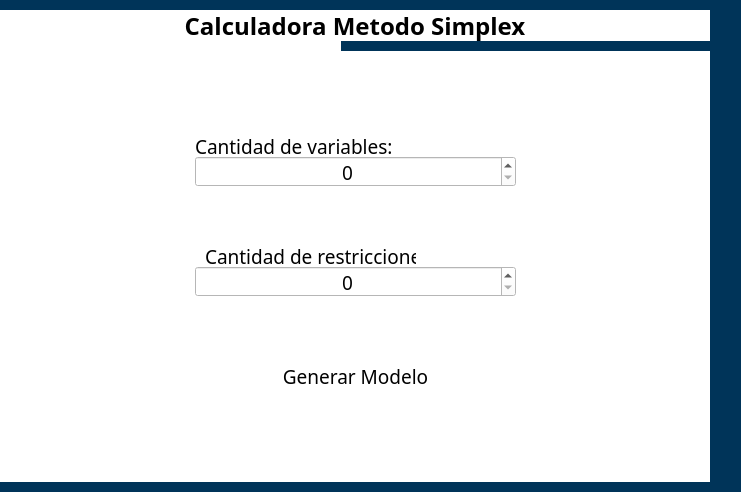
<?xml version="1.0" encoding="UTF-8"?>
<ui version="4.0">
 <class>SetterClass</class>
 <widget class="QWidget" name="SetterClass">
  <property name="geometry">
   <rect>
    <x>0</x>
    <y>0</y>
    <width>741</width>
    <height>492</height>
   </rect>
  </property>
  <property name="sizePolicy">
   <sizepolicy hsizetype="Expanding" vsizetype="Expanding">
    <horstretch>0</horstretch>
    <verstretch>0</verstretch>
   </sizepolicy>
  </property>
  <property name="minimumSize">
   <size>
    <width>741</width>
    <height>491</height>
   </size>
  </property>
  <property name="windowTitle">
   <string>Setter</string>
  </property>
  <property name="styleSheet">
   <string notr="true">background-color: #FFFFFF;</string>
  </property>
  <layout class="QHBoxLayout" name="horizontalLayout_5">
   <property name="spacing">
    <number>0</number>
   </property>
   <property name="leftMargin">
    <number>0</number>
   </property>
   <property name="topMargin">
    <number>0</number>
   </property>
   <property name="rightMargin">
    <number>0</number>
   </property>
   <property name="bottomMargin">
    <number>0</number>
   </property>
   <item>
    <layout class="QVBoxLayout" name="verticalLayout_2">
     <property name="spacing">
      <number>0</number>
     </property>
     <item>
      <widget class="QFrame" name="frame">
       <property name="minimumSize">
        <size>
         <width>741</width>
         <height>10</height>
        </size>
       </property>
       <property name="maximumSize">
        <size>
         <width>16777215</width>
         <height>10</height>
        </size>
       </property>
       <property name="styleSheet">
        <string notr="true">border: none;
background-color: #003459</string>
       </property>
       <property name="frameShape">
        <enum>QFrame::Shape::StyledPanel</enum>
       </property>
       <property name="frameShadow">
        <enum>QFrame::Shadow::Raised</enum>
       </property>
      </widget>
     </item>
     <item>
      <widget class="QLabel" name="label">
       <property name="minimumSize">
        <size>
         <width>301</width>
         <height>31</height>
        </size>
       </property>
       <property name="maximumSize">
        <size>
         <width>40000</width>
         <height>31</height>
        </size>
       </property>
       <property name="font">
        <font>
         <family>Candara</family>
         <pointsize>18</pointsize>
         <bold>true</bold>
        </font>
       </property>
       <property name="styleSheet">
        <string notr="true">color: #000000</string>
       </property>
       <property name="text">
        <string>Calculadora Metodo Simplex</string>
       </property>
       <property name="alignment">
        <set>Qt::AlignmentFlag::AlignCenter</set>
       </property>
      </widget>
     </item>
     <item>
      <layout class="QHBoxLayout" name="horizontalLayout_4">
       <property name="spacing">
        <number>0</number>
       </property>
       <item>
        <widget class="QFrame" name="frame_4">
         <property name="minimumSize">
          <size>
           <width>341</width>
           <height>10</height>
          </size>
         </property>
         <property name="maximumSize">
          <size>
           <width>16777215</width>
           <height>10</height>
          </size>
         </property>
         <property name="styleSheet">
          <string notr="true">border: none;
background-color: #FFFFFF;</string>
         </property>
         <property name="frameShape">
          <enum>QFrame::Shape::StyledPanel</enum>
         </property>
         <property name="frameShadow">
          <enum>QFrame::Shadow::Raised</enum>
         </property>
        </widget>
       </item>
       <item>
        <widget class="QFrame" name="frame_3">
         <property name="minimumSize">
          <size>
           <width>371</width>
           <height>10</height>
          </size>
         </property>
         <property name="maximumSize">
          <size>
           <width>16777215</width>
           <height>10</height>
          </size>
         </property>
         <property name="styleSheet">
          <string notr="true">border: none;
background-color: #003459;</string>
         </property>
         <property name="frameShape">
          <enum>QFrame::Shape::StyledPanel</enum>
         </property>
         <property name="frameShadow">
          <enum>QFrame::Shadow::Raised</enum>
         </property>
        </widget>
       </item>
      </layout>
     </item>
     <item>
      <spacer name="verticalSpacer_4">
       <property name="orientation">
        <enum>Qt::Orientation::Vertical</enum>
       </property>
       <property name="sizeHint" stdset="0">
        <size>
         <width>20</width>
         <height>13</height>
        </size>
       </property>
      </spacer>
     </item>
     <item>
      <widget class="QWidget" name="widget_3" native="true">
       <property name="minimumSize">
        <size>
         <width>351</width>
         <height>261</height>
        </size>
       </property>
       <layout class="QVBoxLayout" name="verticalLayout">
        <property name="spacing">
         <number>0</number>
        </property>
        <property name="leftMargin">
         <number>0</number>
        </property>
        <property name="topMargin">
         <number>0</number>
        </property>
        <property name="rightMargin">
         <number>0</number>
        </property>
        <property name="bottomMargin">
         <number>0</number>
        </property>
        <item>
         <layout class="QHBoxLayout" name="horizontalLayout_2">
          <item>
           <spacer name="horizontalSpacer_3">
            <property name="orientation">
             <enum>Qt::Orientation::Horizontal</enum>
            </property>
            <property name="sizeHint" stdset="0">
             <size>
              <width>40</width>
              <height>20</height>
             </size>
            </property>
           </spacer>
          </item>
          <item>
           <widget class="QWidget" name="widget" native="true">
            <property name="minimumSize">
             <size>
              <width>321</width>
              <height>51</height>
             </size>
            </property>
            <widget class="QSpinBox" name="Variable_box">
             <property name="geometry">
              <rect>
               <x>0</x>
               <y>20</y>
               <width>321</width>
               <height>31</height>
              </rect>
             </property>
             <property name="sizePolicy">
              <sizepolicy hsizetype="Maximum" vsizetype="Fixed">
               <horstretch>0</horstretch>
               <verstretch>0</verstretch>
              </sizepolicy>
             </property>
             <property name="font">
              <font>
               <family>Candara</family>
               <pointsize>14</pointsize>
              </font>
             </property>
             <property name="styleSheet">
              <string notr="true">color: #000000</string>
             </property>
             <property name="alignment">
              <set>Qt::AlignmentFlag::AlignCenter</set>
             </property>
             <property name="maximum">
              <number>10</number>
             </property>
            </widget>
            <widget class="QLabel" name="label_2">
             <property name="geometry">
              <rect>
               <x>0</x>
               <y>0</y>
               <width>211</width>
               <height>21</height>
              </rect>
             </property>
             <property name="minimumSize">
              <size>
               <width>211</width>
               <height>21</height>
              </size>
             </property>
             <property name="maximumSize">
              <size>
               <width>211</width>
               <height>21</height>
              </size>
             </property>
             <property name="font">
              <font>
               <family>Candara</family>
               <pointsize>14</pointsize>
               <bold>false</bold>
              </font>
             </property>
             <property name="styleSheet">
              <string notr="true">color: #000000</string>
             </property>
             <property name="text">
              <string>Cantidad de variables:</string>
             </property>
             <property name="alignment">
              <set>Qt::AlignmentFlag::AlignLeading|Qt::AlignmentFlag::AlignLeft|Qt::AlignmentFlag::AlignVCenter</set>
             </property>
            </widget>
           </widget>
          </item>
          <item>
           <spacer name="horizontalSpacer_4">
            <property name="orientation">
             <enum>Qt::Orientation::Horizontal</enum>
            </property>
            <property name="sizeHint" stdset="0">
             <size>
              <width>40</width>
              <height>20</height>
             </size>
            </property>
           </spacer>
          </item>
         </layout>
        </item>
        <item>
         <spacer name="verticalSpacer_2">
          <property name="orientation">
           <enum>Qt::Orientation::Vertical</enum>
          </property>
          <property name="sizeHint" stdset="0">
           <size>
            <width>20</width>
            <height>53</height>
           </size>
          </property>
         </spacer>
        </item>
        <item>
         <layout class="QHBoxLayout" name="horizontalLayout">
          <item>
           <spacer name="horizontalSpacer">
            <property name="orientation">
             <enum>Qt::Orientation::Horizontal</enum>
            </property>
            <property name="sizeHint" stdset="0">
             <size>
              <width>40</width>
              <height>20</height>
             </size>
            </property>
           </spacer>
          </item>
          <item>
           <widget class="QWidget" name="widget_2" native="true">
            <property name="sizePolicy">
             <sizepolicy hsizetype="Preferred" vsizetype="Preferred">
              <horstretch>0</horstretch>
              <verstretch>0</verstretch>
             </sizepolicy>
            </property>
            <property name="minimumSize">
             <size>
              <width>321</width>
              <height>51</height>
             </size>
            </property>
            <widget class="QSpinBox" name="Restriction_box">
             <property name="geometry">
              <rect>
               <x>0</x>
               <y>20</y>
               <width>321</width>
               <height>31</height>
              </rect>
             </property>
             <property name="sizePolicy">
              <sizepolicy hsizetype="Maximum" vsizetype="Fixed">
               <horstretch>0</horstretch>
               <verstretch>0</verstretch>
              </sizepolicy>
             </property>
             <property name="font">
              <font>
               <family>Candara</family>
               <pointsize>14</pointsize>
              </font>
             </property>
             <property name="styleSheet">
              <string notr="true">color: #000000</string>
             </property>
             <property name="alignment">
              <set>Qt::AlignmentFlag::AlignCenter</set>
             </property>
             <property name="suffix">
              <string/>
             </property>
             <property name="prefix">
              <string/>
             </property>
             <property name="maximum">
              <number>10</number>
             </property>
             <property name="value">
              <number>0</number>
             </property>
            </widget>
            <widget class="QLabel" name="label_3">
             <property name="geometry">
              <rect>
               <x>10</x>
               <y>0</y>
               <width>211</width>
               <height>21</height>
              </rect>
             </property>
             <property name="minimumSize">
              <size>
               <width>211</width>
               <height>21</height>
              </size>
             </property>
             <property name="maximumSize">
              <size>
               <width>211</width>
               <height>21</height>
              </size>
             </property>
             <property name="font">
              <font>
               <family>Candara</family>
               <pointsize>14</pointsize>
               <bold>false</bold>
              </font>
             </property>
             <property name="styleSheet">
              <string notr="true">color: #000000;</string>
             </property>
             <property name="text">
              <string>Cantidad de restricciones:</string>
             </property>
             <property name="alignment">
              <set>Qt::AlignmentFlag::AlignLeading|Qt::AlignmentFlag::AlignLeft|Qt::AlignmentFlag::AlignVCenter</set>
             </property>
            </widget>
           </widget>
          </item>
          <item>
           <spacer name="horizontalSpacer_2">
            <property name="orientation">
             <enum>Qt::Orientation::Horizontal</enum>
            </property>
            <property name="sizeHint" stdset="0">
             <size>
              <width>40</width>
              <height>20</height>
             </size>
            </property>
           </spacer>
          </item>
         </layout>
        </item>
        <item>
         <spacer name="verticalSpacer">
          <property name="orientation">
           <enum>Qt::Orientation::Vertical</enum>
          </property>
          <property name="sizeHint" stdset="0">
           <size>
            <width>20</width>
            <height>53</height>
           </size>
          </property>
         </spacer>
        </item>
        <item>
         <layout class="QHBoxLayout" name="horizontalLayout_3">
          <item>
           <spacer name="horizontalSpacer_5">
            <property name="orientation">
             <enum>Qt::Orientation::Horizontal</enum>
            </property>
            <property name="sizeHint" stdset="0">
             <size>
              <width>40</width>
              <height>20</height>
             </size>
            </property>
           </spacer>
          </item>
          <item>
           <widget class="QPushButton" name="Generate_button">
            <property name="minimumSize">
             <size>
              <width>191</width>
              <height>41</height>
             </size>
            </property>
            <property name="maximumSize">
             <size>
              <width>191</width>
              <height>41</height>
             </size>
            </property>
            <property name="font">
             <font>
              <family>Candara</family>
              <pointsize>14</pointsize>
             </font>
            </property>
            <property name="styleSheet">
             <string notr="true">QPushButton {
    background-color: qlineargradient(x1:0 y1:0, x2:0 y2:1,
        stop:0 #00A7E1, stop:1 #00A7E1);
    border: none;
    border-radius: 6px;
    padding: 10px;
}

QPushButton:hover {
    background-color: qlineargradient(x1:0 y1:0, x2:0 y2:1,
        stop:0 #0AC2FF, stop:1 #0AC2FF);
}

QPushButton:pressed {
    background-color: qlineargradient(x1:0 y1:0, x2:0 y2:1,
        stop:0 #0099CC, stop:1 #0099CC);
}</string>
            </property>
            <property name="text">
             <string>Generar Modelo</string>
            </property>
           </widget>
          </item>
          <item>
           <spacer name="horizontalSpacer_6">
            <property name="orientation">
             <enum>Qt::Orientation::Horizontal</enum>
            </property>
            <property name="sizeHint" stdset="0">
             <size>
              <width>40</width>
              <height>20</height>
             </size>
            </property>
           </spacer>
          </item>
         </layout>
        </item>
       </layout>
      </widget>
     </item>
     <item>
      <spacer name="verticalSpacer_3">
       <property name="orientation">
        <enum>Qt::Orientation::Vertical</enum>
       </property>
       <property name="sizeHint" stdset="0">
        <size>
         <width>20</width>
         <height>40</height>
        </size>
       </property>
      </spacer>
     </item>
     <item>
      <widget class="QFrame" name="frame_5">
       <property name="minimumSize">
        <size>
         <width>741</width>
         <height>10</height>
        </size>
       </property>
       <property name="maximumSize">
        <size>
         <width>16777215</width>
         <height>10</height>
        </size>
       </property>
       <property name="styleSheet">
        <string notr="true">border: none;
background-color: #003459</string>
       </property>
       <property name="frameShape">
        <enum>QFrame::Shape::StyledPanel</enum>
       </property>
       <property name="frameShadow">
        <enum>QFrame::Shadow::Raised</enum>
       </property>
      </widget>
     </item>
    </layout>
   </item>
   <item>
    <widget class="QFrame" name="frame_2">
     <property name="minimumSize">
      <size>
       <width>31</width>
       <height>491</height>
      </size>
     </property>
     <property name="maximumSize">
      <size>
       <width>31</width>
       <height>16777215</height>
      </size>
     </property>
     <property name="styleSheet">
      <string notr="true">border: none;
background-color: #003459</string>
     </property>
     <property name="frameShape">
      <enum>QFrame::Shape::StyledPanel</enum>
     </property>
     <property name="frameShadow">
      <enum>QFrame::Shadow::Raised</enum>
     </property>
    </widget>
   </item>
  </layout>
 </widget>
 <layoutdefault spacing="6" margin="11"/>
 <resources/>
 <connections/>
</ui>
